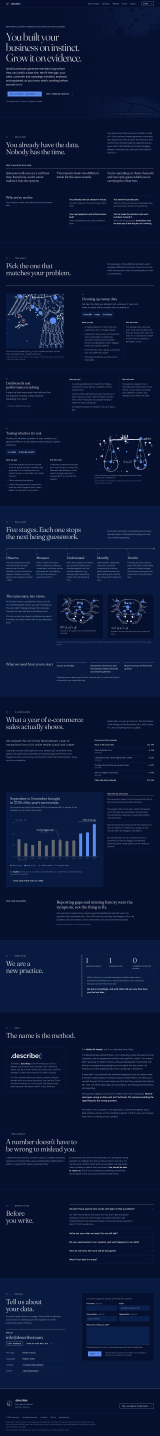
#> input picture website/shots/critic3-desktop-dark.png, 1280 x 11488 px, given in place of critic3-desktop-dark.png-desktop-light.png, which was not available (shown at 1/8 size); the run also reads 1 picture not shown here
$ python round_sheet.py shots/critic3-desktop-dark.png
#> lines starting #> are read from the running program, lines starting #| are printed output that depends on the picture; pictures that were not available may be replaced by others from this repository, and a replacement may not be noted
"""round_sheet.py <tag> — shareable round images: desktop light (700w) and a mobile contact sheet (columns)."""
import sys
from PIL import Image
tag = sys.argv[1]
src = '/home/claude/website/shots/'
out = '/mnt/user-data/outputs/rounds/'
for theme in ('light', 'dark'):
    im = Image.open(f'{src}{tag}-desktop-{theme}.png').convert('RGB')
#> im is the input picture: PIL image 1280x11488 RGB; mean R, G, B 11.7, 24.1, 57
    w, h = im.size
#> w = 1280; h = 11488
    s = min(1, 700 / w, 4000 / h)
#> s = 0.348
    im.resize((int(w * s), int(h * s)), Image.LANCZOS).save(f'{out}{tag}-desktop-{theme}.jpg', quality=85)
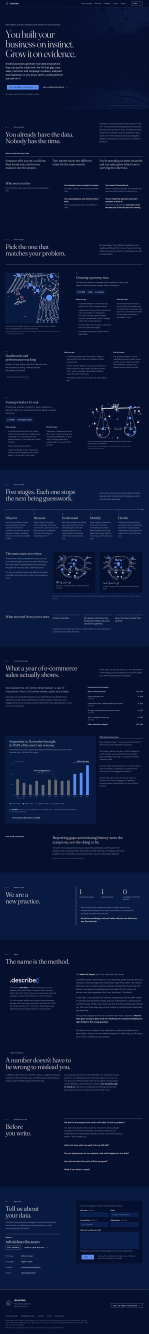
#> saved as critic3-desktop-dark.png-desktop-light.jpg: PIL image 445x4000 RGB (shown at 1/3 size); mean R, G, B 11.9, 24.1, 57
#> pass 2 of the loop `for theme in ('light', 'dark'):`:
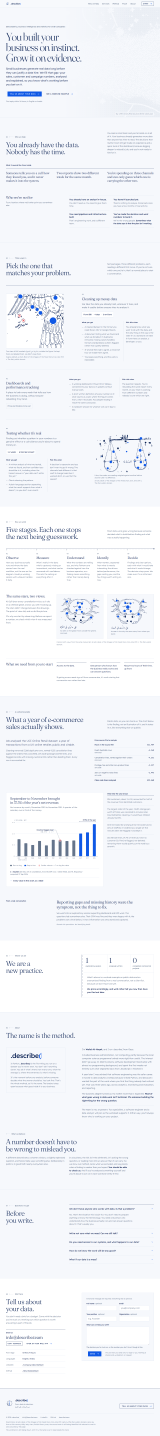
#> input picture website/shots/critic3-desktop-light.png, 1280 x 11488 px, given in place of critic3-desktop-dark.png-desktop-dark.png, which was not available (shown at 1/8 size)
#> im is the input picture: PIL image 1280x11488 RGB; mean R, G, B 242.1, 244.2, 248.5
#> `im.resize((int(w * s), int(h * s)), Image.LANCZOS).save(f'{out}{tag}-d..`:
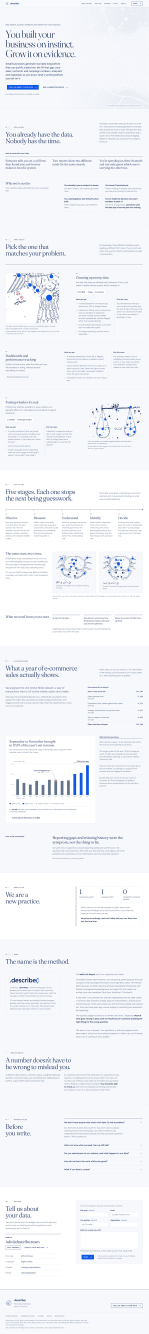
#> saved as critic3-desktop-dark.png-desktop-dark.jpg: PIL image 445x4000 RGB (shown at 1/3 size); mean R, G, B 241.9, 244, 248.3
m = Image.open(f'{src}{tag}-mobile-light.png').convert('RGB')
w, h = m.size
cols = 5
seg = -(-h // cols)
#> seg = 2298
sheet = Image.new('RGB', (cols * w + (cols - 1) * 16, seg), (203, 213, 225))
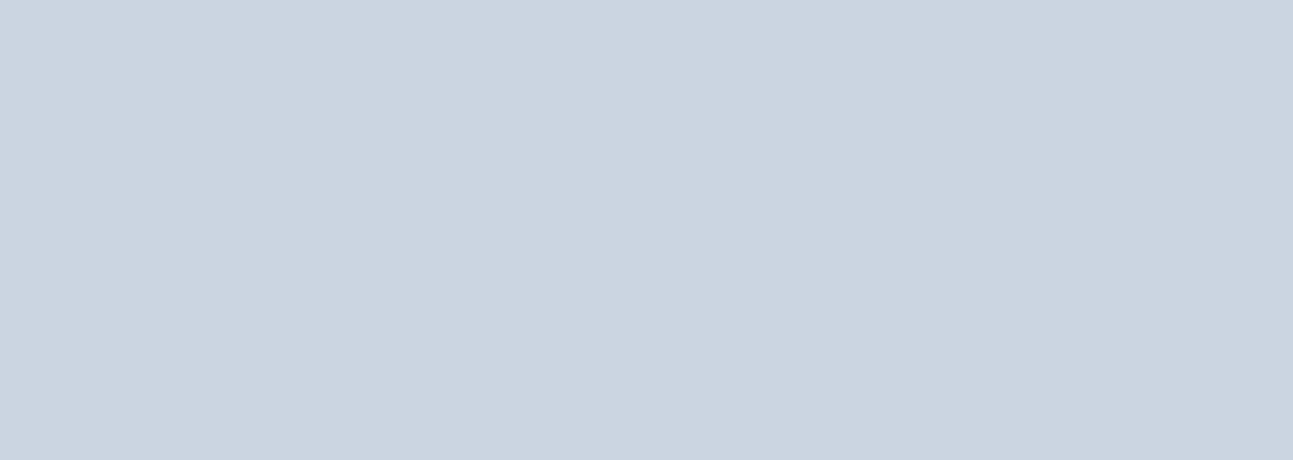
#> sheet: PIL image 6464x2298 RGB (shown at 1/5 size); mean R, G, B 203, 213, 225
for i in range(cols):
    sheet.paste(m.crop((0, i * seg, w, min(h, (i + 1) * seg))), (i * (w + 16), 0))
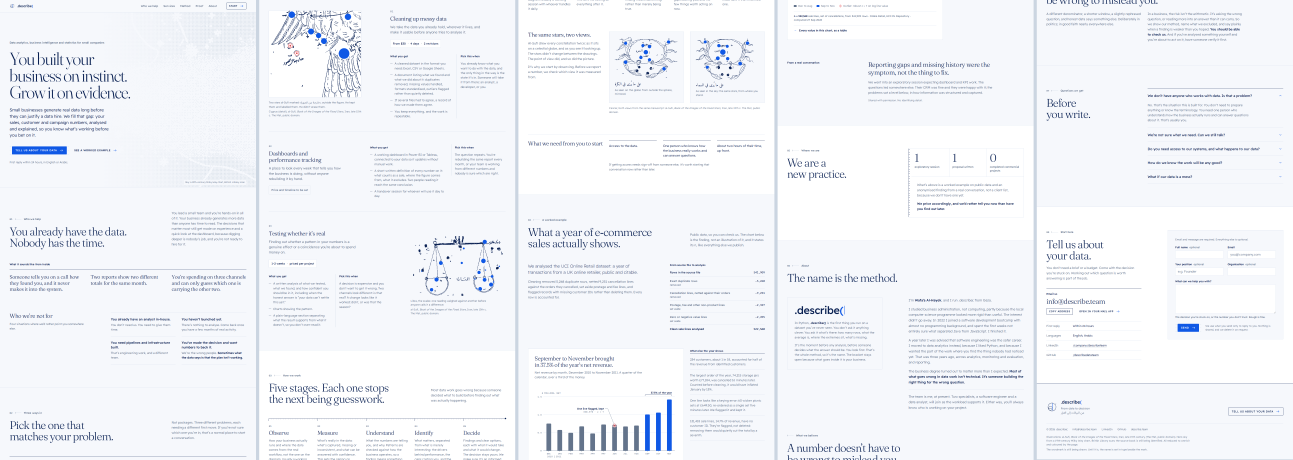
#> sheet: PIL image 6464x2298 RGB (shown at 1/5 size); mean R, G, B 241.7, 243.9, 248.3
s = min(1, 2000 / sheet.size[0], 4000 / sheet.size[1])
#> s = 0.309
sheet.resize((int(sheet.size[0] * s), int(sheet.size[1] * s)), Image.LANCZOS).save(f'{out}{tag}-mobile-sheet.jpg', quality=85)
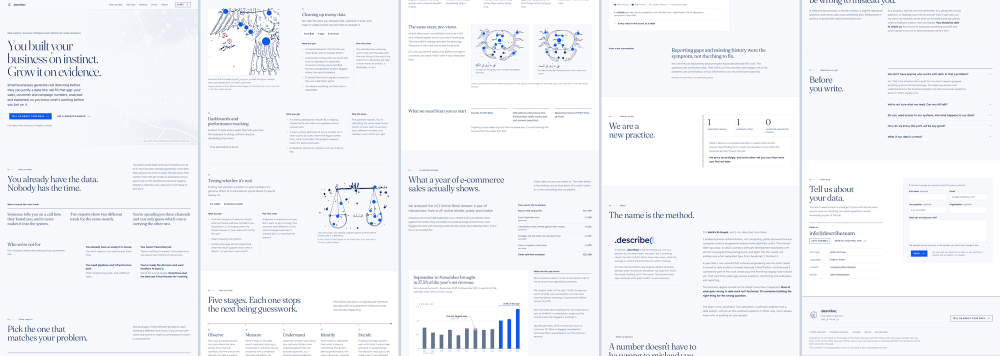
#> saved as critic3-desktop-dark.png-mobile-sheet.jpg: PIL image 2000x711 RGB (shown at 1/2 size); mean R, G, B 241.5, 243.7, 248.1
print('ok', tag)
